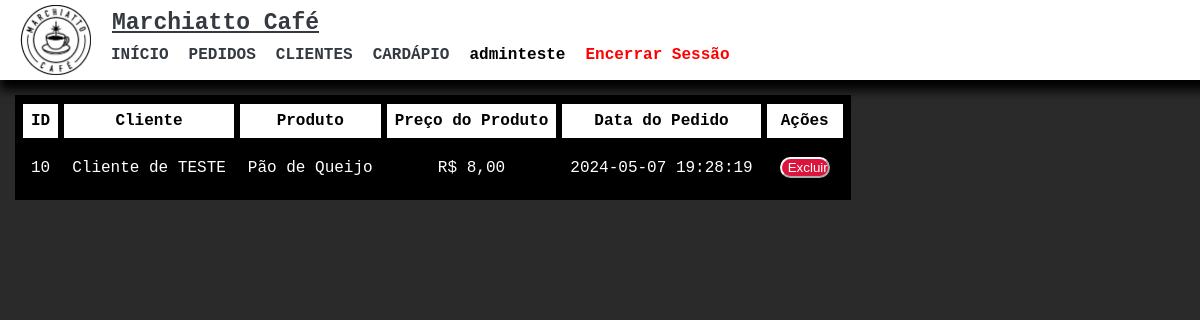
Page /admin/pedidos.php (signed in) on the committed database.
### tables this page shows
CREATE TABLE `usuarios` (
  `idUsuario` int(11) NOT NULL,
  `nome` varchar(80) NOT NULL,
  `senha` varchar(64) NOT NULL
);

CREATE TABLE `pedidos` (
  `id` int(11) NOT NULL,
  `cliente_id` int(11) DEFAULT NULL,
  `produto_id` int(11) DEFAULT NULL,
  `preco_produto` decimal(10,2) DEFAULT NULL,
  `data_pedido` timestamp NOT NULL DEFAULT current_timestamp()
);

CREATE TABLE `clientes` (
  `idCliente` int(11) NOT NULL,
  `nome` varchar(80) NOT NULL,
  `telefone` varchar(20) DEFAULT NULL
);

CREATE TABLE `produtos` (
  `id` int(11) NOT NULL,
  `nome` varchar(100) NOT NULL,
  `descricao` text DEFAULT NULL,
  `categoria_id` int(11) NOT NULL,
  `preco` decimal(10,2) NOT NULL
);

### php/verifica.php (called while the page is built)
<?php
require 'connect.php';
if (isset($_SESSION['idUser']) && !empty($_SESSION['idUser'])) {
    require_once 'user.class.php';
    $u = new Usuario();
    $listalogado = $u -> logado($_SESSION['idUser']);
    $nomeUser = $listalogado['nome'];
} else {
    header("Location: ../login.php");
}
?>

### php/user.class.php (called while the page is built, shortened)
<?php
class Usuario{
    public function logado($id){
        global $pdo;
        $array = array();
        $sql = "SELECT nome FROM usuarios WHERE idUsuario = :idUsuario";
        $sql = $pdo -> prepare($sql);
        $sql -> bindValue("idUsuario", $id);
        $sql -> execute();
        if($sql -> rowCount() > 0){
            $array = $sql -> fetch();
        }
        return $array;
    }
}
?>

### admin/pedidos.php (the view, shortened to what this page needs)
<!DOCTYPE html>
<html lang="pt-BR">
<head>
    <link rel="stylesheet" href="../css/admin.css">
</head>
<body class="espaco_cabecalho">
    <?php
    require '../php/verifica.php';
    require_once 'cabecalho.php';
    if (isset($_SESSION['idUser']) && !empty($_SESSION['idUser'])): ?>
        <div>
            <?php
            include("../php/connect.php");
            $sql = "SELECT p.id, c.nome AS cliente, pr.nome AS produto, p.preco_produto, p.data_pedido
                    FROM pedidos p
                    INNER JOIN clientes c ON p.cliente_id = c.idCliente
                    INNER JOIN produtos pr ON p.produto_id = pr.id
                    ORDER BY p.data_pedido DESC";
            try {
                $stmt = $pdo->query($sql);
                if ($stmt->rowCount() > 0) {
                    echo "<table id='tabelaPedidos' class='table-clientes'>
                            <thead>
                                <tr>
                                    <th>ID</th>
                                    <th>Cliente</th>
                                    <th>Produto</th>
                                    <th>Preço do Produto</th>
                                    <th>Data do Pedido</th>
                                    <th>Ações</th>
                                </tr>
                            </thead>";
                    while ($row = $stmt->fetch(PDO::FETCH_ASSOC)) {
                        echo "<tr class='table-selecionada'>
                                <td>" . $row['id'] . "</td>
                                <td>" . $row['cliente'] . "</td>
                                <td>" . $row['produto'] . "</td>
                                <td>R$ " . number_format($row['preco_produto'], 2, ',', '.') . "</td>
                                <td>" . $row['data_pedido'] . "</td>
                                <td>
                                    <form action='../php/deletar_pedido.php' method='post' style='display: inline-block;'>
                                        <input type='hidden' name='id_pedido' value='" . $row['id'] . "'>
                                        <input class='botaoexcluir' style='width: 50px; margin: 5px;' type='submit' value='Excluir'>
                                    </form>
                                </td>
                            </tr>";
                    }
                    echo "</table>";
                } else {
                    echo "<p class='table-clientes'>Nenhum pedido encontrado.</p>";
                }
            } catch (PDOException $e) {
                echo "Erro: " . $e->getMessage();
            }
            ?>
        </div>
    <?php else:
        header("Location: ../login.php");
    endif; ?>
</body>
</html>

### admin/cabecalho.php (shortened to what this page needs)
<head>
    <link rel="stylesheet" href="../css/cabecalho.css">
</head>
<nav class="header">
  <a href="#" class="logo">
    <img src="../images/logo.jpg" alt="Marchiatto Café Logo">
  </a>
  <div class="container-fluido">
    <div class="navbar-brand-container">
      <a class="navbar-brand" href="admin.php">Marchiatto Café</a>
    </div>
    <ul class="navbar-nav">
      <li class="nav-item">
        <a class="nav-link active" aria-current="page" href="admin.php">INÍCIO</a>
      </li>
      <li class="nav-item">
        <a class="nav-link" href="pedidos.php">PEDIDOS</a>
      </li>
      <li class="nav-item">
        <a class="nav-link" href="clientes.php">CLIENTES</a>
      </li>
      <li class="nav-item">
        <a class="nav-link" href="cardapio.php">CARDÁPIO</a>
      </li>
      <li class="nav-item">
        <span style="color: #fffff; font-weight: bold;"><?php echo $nomeUser ?></span>
      </li>
      <li class="nav-item">
        <a class="nav-link" href="../php/logout.php" style="color: red;">Encerrar Sessão</a>
      </li>
    </ul>
  </div>
</nav>

### css/admin.css (style rules this page uses)
body { font-family: 'Oswald', sans-serif; margin: 0; padding: 0; background-color: rgb(42, 42, 42); padding-top: 10px; }
.espaco_cabecalho { padding-top: 95px; }
.table-clientes { background-color: #000000; color: rgb(255, 255, 255); padding: 10px; margin-left: 15px; table-layout: auto; width: auto; padding: 5px 4px; }
.botaoexcluir { border-radius: 20px; background-color: crimson; border-color: white; color: white; }
thead { color: black; background-color: white; }
.table-clientes td, .table-clientes th { text-align: center; border: 2px solid #000000; padding: 8px; }

### css/cabecalho.css (style rules this page uses)
body { font-family: 'Courier new', sans-serif; margin: 0; padding: 0; background-color: rgb(42, 42, 42); }
.header { background-color: rgb(255, 255, 255); padding: 10px 20px; box-shadow: 0 10px 10px rgb(0, 0, 0); display: flex; align-items: center; justify-content: space-between; position: fixed; width: 100%; height: 60px; top: 0; z-index: 999; }
.header .logo img { height: 70px; display: flex; }
.container-fluido { font-family: 'Courier new', sans-serif; width: 100%; margin-left: 20px; }
.navbar-brand-container { margin-top: 10px; margin-left: 0px; }
.navbar-brand { font-size: 23px; font-weight: bold; color: #343a40; padding: 1px; padding-bottom: 0px; }
.navbar-nav { list-style: none; margin-top: 0px; padding: 0px; display: flex; align-items: center; }
.nav-item { margin-left: 0px; margin-top: 10px; padding-right: 20px; }
.nav-link { color: #343a40; text-decoration: none; font-weight: bold; margin-top: 30px; }

### rows in the picture
usuarios: nome "adminteste"
pedidos: id "10", cliente.nome "Cliente de TESTE", produto.nome "Pão de Queijo", preco_produto "8,00", data_pedido "2024-05-07 19:28:19"
